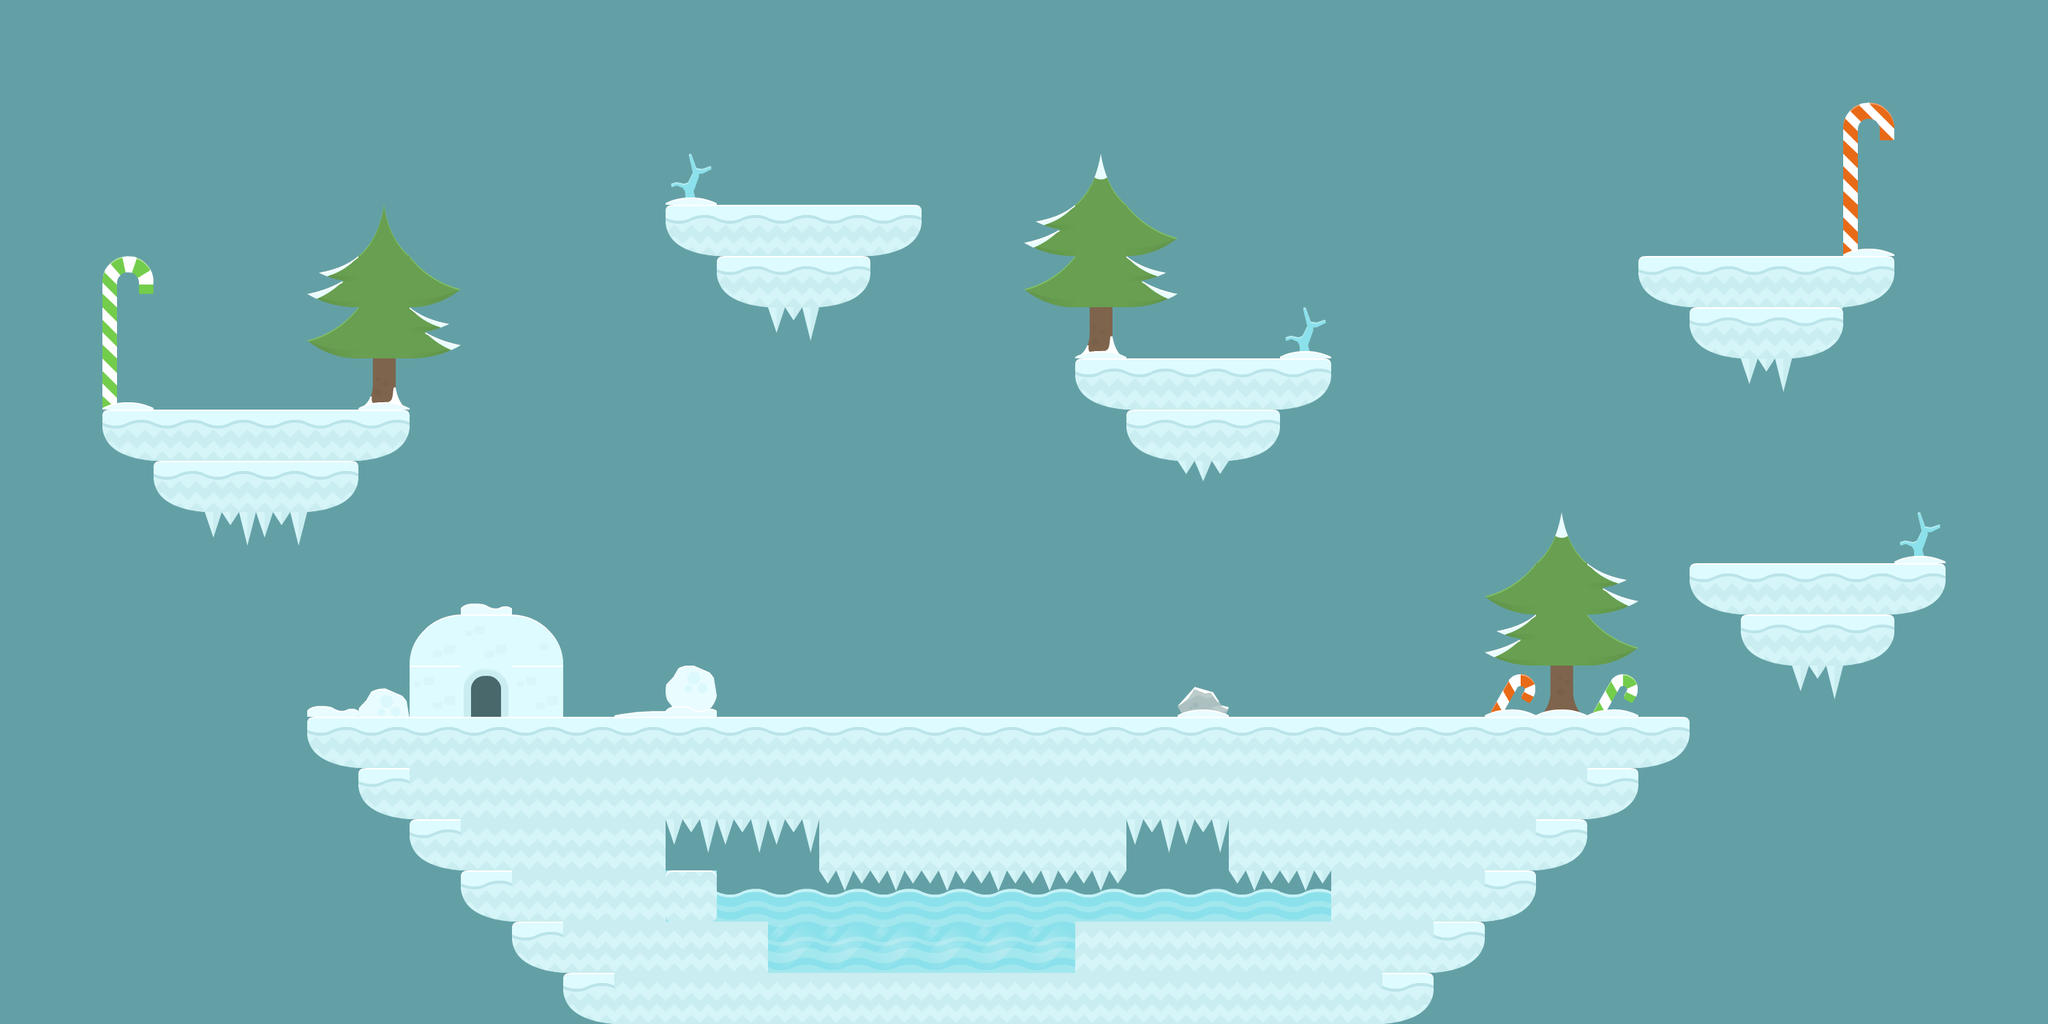

This game map was drawn from its Tiled (.tmx) file and the tilesets committed beside it. A one-line description and the full map source follow:
An orthogonal 40x20 tile map with 70x70 px tiles, 3 tile layers (Eau, Obstacles, Terrain).

<map version="1.5" tiledversion="1.7.2" orientation="orthogonal" renderorder="right-down" width="40" height="20" tilewidth="70" tileheight="70" infinite="0" backgroundcolor="#63a0a6" nextlayerid="9" nextobjectid="1">
 <tileset firstgid="1" name="IceSprites" tilewidth="70" tileheight="70" tilecount="100" columns="10">
  <image source="spritesheet.png" width="700" height="700" />
 </tileset>
 <layer id="7" name="Eau" width="40" height="20" locked="1">
  <data encoding="csv">
0,0,0,0,0,0,0,0,0,0,0,0,0,0,0,0,0,0,0,0,0,0,0,0,0,0,0,0,0,0,0,0,0,0,0,0,0,0,0,0,
0,0,0,0,0,0,0,0,0,0,0,0,0,0,0,0,0,0,0,0,0,0,0,0,0,0,0,0,0,0,0,0,0,0,0,0,0,0,0,0,
0,0,0,0,0,0,0,0,0,0,0,0,0,0,0,0,0,0,0,0,0,0,0,0,0,0,0,0,0,0,0,0,0,0,0,0,0,0,0,0,
0,0,0,0,0,0,0,0,0,0,0,0,0,0,0,0,0,0,0,0,0,0,0,0,0,0,0,0,0,0,0,0,0,0,0,0,0,0,0,0,
0,0,0,0,0,0,0,0,0,0,0,0,0,0,0,0,0,0,0,0,0,0,0,0,0,0,0,0,0,0,0,0,0,0,0,0,0,0,0,0,
0,0,0,0,0,0,0,0,0,0,0,0,0,0,0,0,0,0,0,0,0,0,0,0,0,0,0,0,0,0,0,0,0,0,0,0,0,0,0,0,
0,0,0,0,0,0,0,0,0,0,0,0,0,0,0,0,0,0,0,0,0,0,0,0,0,0,0,0,0,0,0,0,0,0,0,0,0,0,0,0,
0,0,0,0,0,0,0,0,0,0,0,0,0,0,0,0,0,0,0,0,0,0,0,0,0,0,0,0,0,0,0,0,0,0,0,0,0,0,0,0,
0,0,0,0,0,0,0,0,0,0,0,0,0,0,0,0,0,0,0,0,0,0,0,0,0,0,0,0,0,0,0,0,0,0,0,0,0,0,0,0,
0,0,0,0,0,0,0,0,0,0,0,0,0,0,0,0,0,0,0,0,0,0,0,0,0,0,0,0,0,0,0,0,0,0,0,0,0,0,0,0,
0,0,0,0,0,0,0,0,0,0,0,0,0,0,0,0,0,0,0,0,0,0,0,0,0,0,0,0,0,0,0,0,0,0,0,0,0,0,0,0,
0,0,0,0,0,0,0,0,0,0,0,0,0,0,0,0,0,0,0,0,0,0,0,0,0,0,0,0,0,0,0,0,0,0,0,0,0,0,0,0,
0,0,0,0,0,0,0,0,0,0,0,0,0,0,0,0,0,0,0,0,0,0,0,0,0,0,0,0,0,0,0,0,0,0,0,0,0,0,0,0,
0,0,0,0,0,0,0,0,0,0,0,0,0,0,0,0,0,0,0,0,0,0,0,0,0,0,0,0,0,0,0,0,0,0,0,0,0,0,0,0,
0,0,0,0,0,0,0,0,0,0,0,0,0,0,0,0,0,0,0,0,0,0,0,0,0,0,0,0,0,0,0,0,0,0,0,0,0,0,0,0,
0,0,0,0,0,0,0,0,0,0,0,0,0,0,0,0,0,0,0,0,0,0,0,0,0,0,0,0,0,0,0,0,0,0,0,0,0,0,0,0,
0,0,0,0,0,0,0,0,0,0,0,0,0,0,0,0,0,0,0,0,0,0,0,0,0,0,0,0,0,0,0,0,0,0,0,0,0,0,0,0,
0,0,0,0,0,0,0,0,0,0,0,0,0,29,98,98,98,98,98,98,98,98,98,98,98,98,0,0,0,0,0,0,0,0,0,0,0,0,0,0,
0,0,0,0,0,0,0,0,0,0,0,0,0,0,0,29,29,29,29,29,29,0,0,0,0,0,0,0,0,0,0,0,0,0,0,0,0,0,0,0,
0,0,0,0,0,0,0,0,0,0,0,0,0,0,0,0,0,0,0,0,0,0,0,0,0,0,0,0,0,0,0,0,0,0,0,0,0,0,0,0
</data>
 </layer>
 <layer id="1" name="Obstacles" width="40" height="20" locked="1">
  <data encoding="csv">
0,0,0,0,0,0,0,0,0,0,0,0,0,0,0,0,0,0,0,0,0,0,0,0,0,0,0,0,0,0,0,0,0,0,0,0,0,0,0,0,
0,0,0,0,0,0,0,0,0,0,0,0,0,0,0,0,0,0,0,0,0,0,0,0,0,0,0,0,0,0,0,0,0,0,0,0,0,0,0,0,
0,0,0,0,0,0,0,0,0,0,0,0,0,0,0,0,0,0,0,0,0,0,0,0,0,0,0,0,0,0,0,0,0,0,0,0,20,0,0,0,
0,0,0,0,0,0,0,0,0,0,0,0,0,10,0,0,0,0,0,0,0,64,0,0,0,0,0,0,0,0,0,0,0,0,0,0,50,0,0,0,
0,0,0,0,0,0,0,74,0,0,0,0,0,0,0,0,0,0,0,0,35,65,25,0,0,0,0,0,0,0,0,0,0,0,0,0,50,0,0,0,
0,0,1,0,0,0,35,65,25,0,0,0,0,0,0,0,0,0,0,0,55,65,84,0,0,0,0,0,0,0,0,0,0,0,0,0,0,0,0,0,
0,0,21,0,0,0,55,65,84,0,0,0,0,0,0,95,0,0,0,0,0,14,0,0,0,10,0,0,0,0,0,0,0,0,85,85,0,0,0,0,
0,0,21,0,0,0,0,14,0,0,0,0,0,0,0,0,0,0,0,0,0,0,0,0,0,0,0,0,0,0,0,0,0,0,95,0,0,0,0,0,
0,0,0,0,0,0,0,0,0,0,0,0,0,0,0,0,0,0,0,0,0,0,0,0,0,0,0,0,0,0,0,0,0,0,0,0,0,0,0,0,
0,0,0,0,0,0,0,0,0,0,0,0,0,0,0,0,0,0,0,0,0,0,0,85,0,0,0,0,0,0,0,0,0,0,0,0,0,0,0,0,
0,0,0,0,95,95,0,0,0,0,0,0,0,0,0,0,0,0,0,0,0,0,0,0,0,0,0,0,0,0,64,0,0,0,0,0,0,10,0,0,
0,0,0,0,0,0,0,0,0,46,0,0,0,0,0,0,0,0,0,0,0,0,0,0,0,0,0,0,0,55,65,84,0,0,0,0,0,0,0,0,
0,0,0,0,0,0,0,0,38,48,28,0,0,0,0,0,0,0,0,0,0,0,0,0,0,0,0,0,0,35,65,25,0,0,0,0,0,0,0,0,
0,0,0,0,0,0,46,37,48,58,48,0,0,47,0,0,0,0,0,0,0,0,0,77,0,0,0,0,0,40,24,11,0,0,0,95,0,0,0,0,
0,0,0,0,0,0,0,0,0,0,0,0,0,0,0,0,0,0,0,0,0,0,0,0,0,0,0,0,0,0,0,0,0,0,0,0,0,0,0,0,
0,0,0,0,0,0,0,0,0,0,0,0,0,0,0,0,0,0,0,0,0,0,0,0,0,0,0,0,0,0,0,0,0,0,0,0,0,0,0,0,
0,0,0,0,0,0,0,0,0,0,0,0,0,95,95,95,0,0,0,85,85,0,95,95,0,0,0,0,0,0,0,0,0,0,0,0,0,0,0,0,
0,0,0,0,0,0,0,0,0,0,0,0,0,0,0,0,85,85,85,85,85,85,0,0,85,85,0,0,0,0,0,0,0,0,0,0,0,0,0,0,
0,0,0,0,0,0,0,0,0,0,0,0,0,0,0,0,0,0,0,0,0,0,0,0,0,0,0,0,0,0,0,0,0,0,0,0,0,0,0,0,
0,0,0,0,0,0,0,0,0,0,0,0,0,0,0,0,0,0,0,0,0,0,0,0,0,0,0,0,0,0,0,0,0,0,0,0,0,0,0,0
</data>
 </layer>
 <layer id="6" name="Terrain" width="40" height="20">
  <data encoding="csv">
0,0,0,0,0,0,0,0,0,0,0,0,0,0,0,0,0,0,0,0,0,0,0,0,0,0,0,0,0,0,0,0,0,0,0,0,0,0,0,0,
0,0,0,0,0,0,0,0,0,0,0,0,0,0,0,0,0,0,0,0,0,0,0,0,0,0,0,0,0,0,0,0,0,0,0,0,0,0,0,0,
0,0,0,0,0,0,0,0,0,0,0,0,0,0,0,0,0,0,0,0,0,0,0,0,0,0,0,0,0,0,0,0,0,0,0,0,0,0,0,0,
0,0,0,0,0,0,0,0,0,0,0,0,0,86,0,0,0,0,0,0,0,0,0,0,0,0,0,0,0,0,0,0,0,0,0,0,0,0,0,0,
0,0,0,0,0,0,0,0,0,0,0,0,0,92,41,41,41,72,0,0,0,0,0,0,0,0,0,0,0,0,0,0,0,0,0,0,86,0,0,0,
0,0,0,0,0,0,0,0,0,0,0,0,0,0,92,41,72,0,0,0,0,0,0,0,0,0,0,0,0,0,0,0,92,41,41,41,72,0,0,0,
0,0,0,0,0,0,0,0,0,0,0,0,0,0,0,0,0,0,0,0,0,0,0,0,0,86,0,0,0,0,0,0,0,92,41,72,0,0,0,0,
0,0,86,0,0,0,0,0,0,0,0,0,0,0,0,0,0,0,0,0,0,92,41,41,41,72,0,0,0,0,0,0,0,0,0,0,0,0,0,0,
0,0,92,41,41,41,41,72,0,0,0,0,0,0,0,0,0,0,0,0,0,0,92,41,72,0,0,0,0,0,0,0,0,0,0,0,0,0,0,0,
0,0,0,92,41,41,72,0,0,0,0,0,0,0,0,0,0,0,0,0,0,0,0,0,0,0,0,0,0,0,0,0,0,0,0,0,0,0,0,0,
0,0,0,0,0,0,0,0,0,0,0,0,0,0,0,0,0,0,0,0,0,0,0,0,0,0,0,0,0,0,0,0,0,0,0,0,0,86,0,0,
0,0,0,0,0,0,0,0,0,0,0,0,0,0,0,0,0,0,0,0,0,0,0,0,0,0,0,0,0,0,0,0,0,92,41,41,41,72,0,0,
0,0,0,0,0,0,0,0,0,0,0,0,0,0,0,0,0,0,0,0,0,0,0,0,0,0,0,0,0,0,0,0,0,0,92,41,72,0,0,0,
0,0,0,0,0,0,0,0,0,0,0,0,76,46,0,0,0,0,0,0,0,0,0,86,0,0,0,0,0,0,0,0,0,0,0,0,0,0,0,0,
0,0,0,0,0,0,92,41,41,41,41,41,41,41,41,41,41,41,41,41,41,41,41,41,41,41,41,41,41,41,41,41,72,0,0,0,0,0,0,0,
0,0,0,0,0,0,0,92,13,13,13,13,13,13,13,13,13,13,13,13,13,13,13,13,13,13,13,13,13,13,13,72,0,0,0,0,0,0,0,0,
0,0,0,0,0,0,0,0,92,13,13,13,13,0,0,0,13,13,13,13,13,13,0,0,13,13,13,13,13,13,72,0,0,0,0,0,0,0,0,0,
0,0,0,0,0,0,0,0,0,92,13,13,13,3,0,0,0,0,0,0,0,0,0,0,0,0,13,13,13,72,0,0,0,0,0,0,0,0,0,0,
0,0,0,0,0,0,0,0,0,0,92,13,13,13,13,0,0,0,0,0,0,13,13,13,13,13,13,13,72,0,0,0,0,0,0,0,0,0,0,0,
0,0,0,0,0,0,0,0,0,0,0,92,13,13,13,13,13,13,13,13,13,13,13,13,13,13,13,72,0,0,0,0,0,0,0,0,0,0,0,0
</data>
 </layer>
</map>
